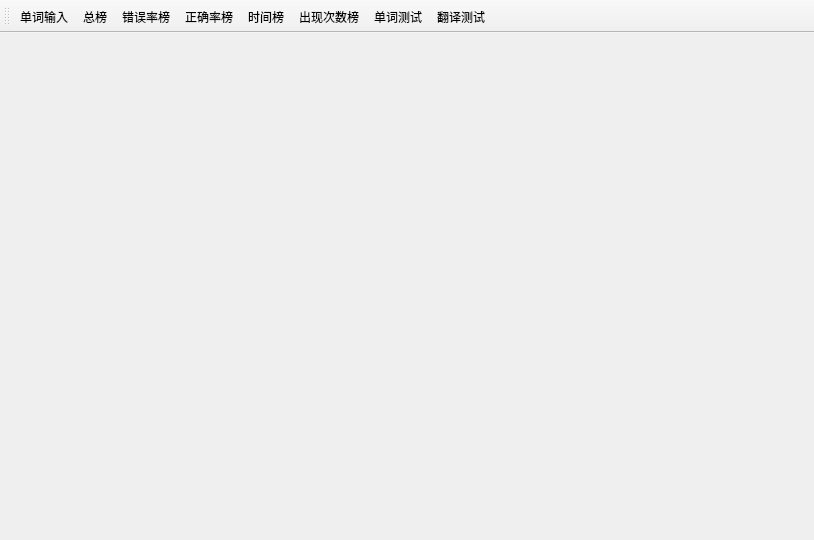
<?xml version="1.0" encoding="UTF-8"?>
<ui version="4.0">
 <class>Word_training</class>
 <widget class="QMainWindow" name="Word_training">
  <property name="geometry">
   <rect>
    <x>0</x>
    <y>0</y>
    <width>814</width>
    <height>540</height>
   </rect>
  </property>
  <property name="windowTitle">
   <string>Word_training</string>
  </property>
  <widget class="QWidget" name="centralWidget"/>
  <widget class="QMenuBar" name="menuBar">
   <property name="geometry">
    <rect>
     <x>0</x>
     <y>0</y>
     <width>814</width>
     <height>23</height>
    </rect>
   </property>
  </widget>
  <widget class="QToolBar" name="mainToolBar">
   <attribute name="toolBarArea">
    <enum>TopToolBarArea</enum>
   </attribute>
   <attribute name="toolBarBreak">
    <bool>false</bool>
   </attribute>
   <addaction name="action"/>
   <addaction name="action_2"/>
   <addaction name="action_3"/>
   <addaction name="action_4"/>
   <addaction name="action_5"/>
   <addaction name="action_6"/>
   <addaction name="action_7"/>
   <addaction name="action_8"/>
  </widget>
  <action name="action">
   <property name="text">
    <string>单词输入</string>
   </property>
  </action>
  <action name="action_2">
   <property name="text">
    <string>总榜</string>
   </property>
  </action>
  <action name="action_3">
   <property name="text">
    <string>错误率榜</string>
   </property>
  </action>
  <action name="action_4">
   <property name="text">
    <string>正确率榜</string>
   </property>
  </action>
  <action name="action_5">
   <property name="text">
    <string>时间榜</string>
   </property>
  </action>
  <action name="action_6">
   <property name="text">
    <string>出现次数榜</string>
   </property>
  </action>
  <action name="action_7">
   <property name="text">
    <string>单词测试</string>
   </property>
  </action>
  <action name="action_8">
   <property name="text">
    <string>翻译测试</string>
   </property>
  </action>
 </widget>
 <layoutdefault spacing="6" margin="11"/>
 <resources/>
 <connections/>
</ui>
